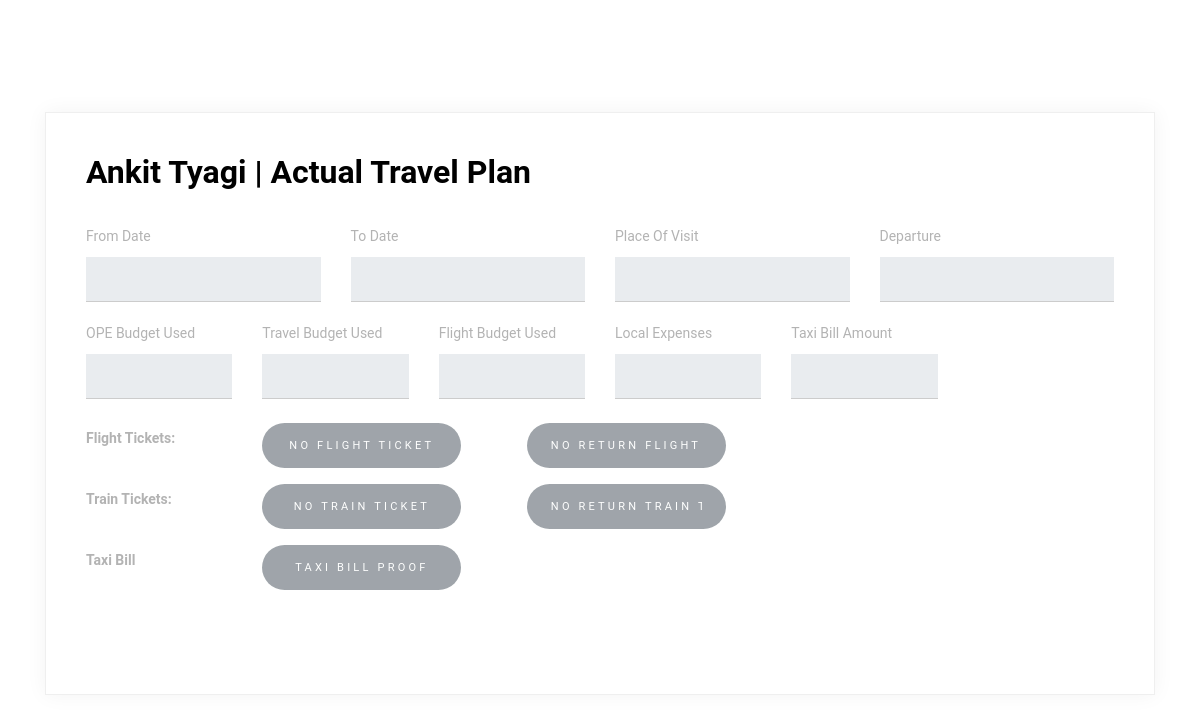
/employee/7e06c45b-a5ca-460d-8b0e-29f9c961be03/tp/545ecea7-01db-4a0d-a000-5e925ebfa8f7/ (signed in), run on an earlier commit of the app's database.
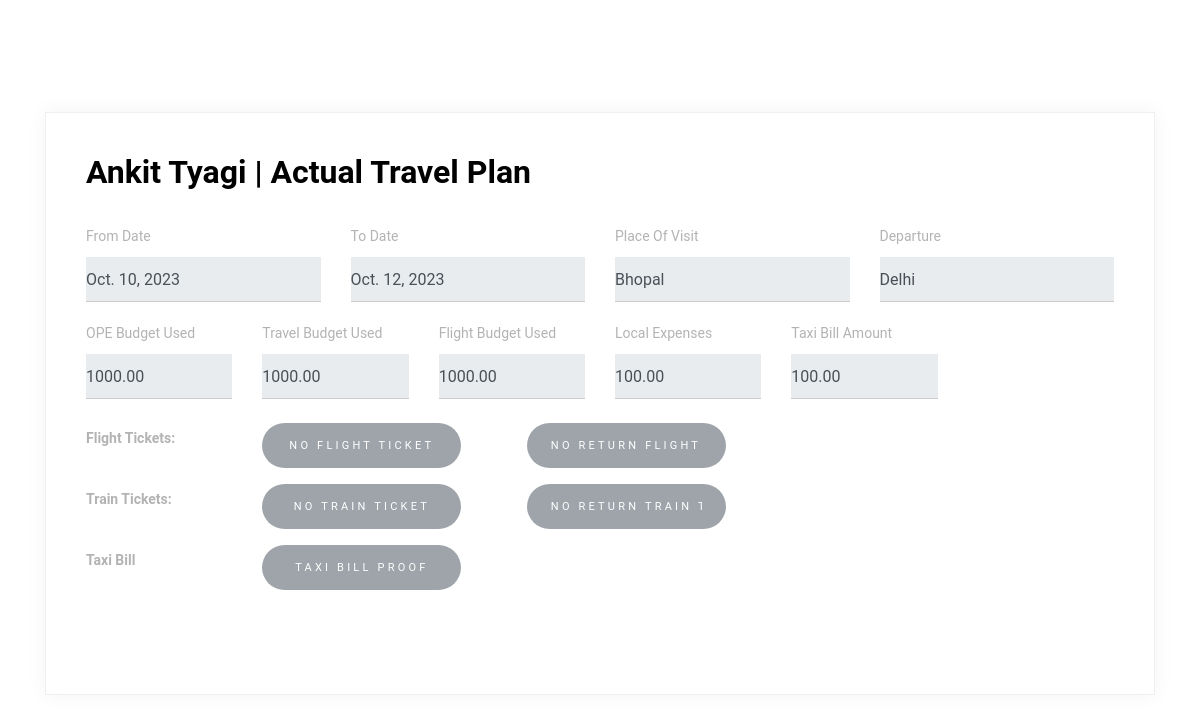
And on a later commit of the database.
### base/models.py (models this page shows, shortened)
class Employee(models.Model):
    uuid = models.UUIDField(default = uuid.uuid4,primary_key=True,editable=False)
    Emp_name = models.CharField(max_length=30)
    email = models.EmailField(max_length=50)
    contract_no = models.CharField(unique=True,max_length=15,)
    contract_start_date = models.DateField()
    contract_end_date = models.DateField()
    phone_number = models.CharField(unique=True,max_length=10)
    state = models.CharField(max_length=30)
    duty_station = models.CharField(max_length=40)

class Expense(models.Model):
    uuid = models.UUIDField(default = uuid.uuid4,primary_key=True,editable=False)
    employee = models.ForeignKey(Employee,on_delete=models.CASCADE,null = True)
    from_date = models.DateField(null = True)
    to_date = models.DateField(null = True)
    ope_budget_used = models.DecimalField(decimal_places=2,default=0,max_digits = 10)
    travel_budget_used = models.DecimalField(decimal_places=2,default=0,max_digits = 10)
    flight_budget_used = models.DecimalField(decimal_places=2,default=0,max_digits = 10)
    flight_ticket = models.FileField(upload_to=get_upload_path, blank = True)
    flight_return_ticket = models.FileField(upload_to=get_upload_path, blank = True)
    train_ticket = models.FileField(upload_to=get_upload_path, blank = True)
    train_return_ticket = models.FileField(upload_to=get_upload_path, blank = True)
    local_conveyance = models.DecimalField(decimal_places=2,default=0,max_digits = 10)
    departure = models.CharField(max_length = 30,null = True)
    place_of_visit = models.CharField(max_length = 30,null = True)
    taxi_bill = models.DecimalField(max_digits=10, decimal_places=2,default = 0)
    taxi_bill_proof = models.FileField(upload_to=get_upload_path, blank = True)

### base/views.py (the view)
# urls.py: path('employee/<str:pk1>/tp/<str:pk2>/',ViewAtp,name = "viewatp"),
@login_required(login_url='login')
def ViewAtp(request,pk1,pk2):
    try:
        emp = Employee.objects.get(uuid=pk1)
        tp = Expense.objects.get(uuid=pk2)
    except:
        tp = None
    context = {
        'tp':tp,
        'emp':emp
    }
    return render(request,'viewatp.html',context)

### base/templates/viewatp.html (shortened to what this page needs)
{% load static %}
<!doctype html>
<html lang="en">
  <head>
    <link rel="stylesheet" href="https://cdn.jsdelivr.net/npm/bootstrap@4.0.0/dist/css/bootstrap.min.css">
    <link rel="stylesheet" href="{% static 'form.css' %}">
  </head>
  <body>
    <div class="content">
        <div class="container">
          <div class="row align-items-stretch no-gutters contact-wrap">
            <div class="col-md-12">
              <div class="form h-100">
                <h3>{{emp.Emp_name}} | Actual Travel Plan</h3>
                <form class="mb-5" id="contactForm" name="contactForm">
                  <div class="row">
                    <div class="col-md-3 form-group mb-3">
                      <label for="" class="col-form-label">From Date</label>
                      <input type="text" class="form-control" name="date" id="date" value="{{tp.from_date}}" readonly>
                    </div>
                    <div class="col-md-3 form-group mb-3">
                        <label for="" class="col-form-label">To Date</label>
                        <input type="text" class="form-control" name="date" id="date" value="{{tp.to_date}}" readonly>
                      </div>
                      <div class="col-md-3 form-group mb-3">
                        <label for="" class="col-form-label">Place Of Visit</label>
                        <input type="text" class="form-control" name="date" id="date" value="{{tp.place_of_visit}}" readonly>
                      </div>
                      <div class="col-md-3 form-group mb-3">
                        <label for="" class="col-form-label">Departure</label>
                        <input type="text" class="form-control" name="date" id="date" value="{{tp.departure}}" readonly>
                      </div>
                  </div>
                  <div class="row">
                    <div class="col-md-2 form-group mb-4">
                      <label for="" class="col-form-label">OPE Budget Used</label>
                      <input type="text" class="form-control" name="date" id="date" value="{{tp.ope_budget_used}}" readonly>
                    </div>
                    <div class="col-md-2 form-group mb-4">
                        <label for="" class="col-form-label">Travel Budget Used</label>
                        <input type="text" class="form-control" name="date" id="date" value="{{tp.travel_budget_used}}" readonly>
                      </div>
                      <div class="col-md-2 form-group mb-4">
                        <label for="" class="col-form-label">Flight Budget Used</label>
                        <input type="text" class="form-control" name="date" id="date" value="{{tp.travel_budget_used}}" readonly>
                      </div>
                      <div class="col-md-2 form-group mb-4">
                        <label for="" class="col-form-label">Local Expenses</label>
                        <input type="text" class="form-control" name="date" id="date" value="{{tp.local_conveyance}}" readonly>
                      </div>
                      <div class="col-md-2 form-group mb-3">
                        <label for="" class="col-form-label">Taxi Bill Amount</label>
                        <input type="text" class="form-control" name="date" id="date" value="{{tp.taxi_bill}}" readonly>
                      </div>
                  </div>
                  <div class="row">
                    <div class="col-md-2 form-group mb-3">
                   <strong> <label for="" class="col-form-label">Flight Tickets: </label></strong>
                    </div>
                    <div class="col-md-3 form-group">
                        {% if tp.flight_ticket %}
                        <a href="{{ tp.flight_ticket.url }}">
                            <input value="Flight Ticket" class="btn btn-primary rounded-0 py-2 px-4">
                        </a>
                    {% else %}
                        <input value="No Flight Ticket" class="btn btn-secondary rounded-0 py-2 px-4" disabled>
                    {% endif %}
                    </div>
                    <div class="col-md-3 form-group">
                        {% if tp.flight_return_ticket %}
                        <a href="{{ tp.flight_return_ticket.url }}">
                            <input value="Flight Return Ticket" class="btn btn-primary rounded-0 py-2 px-4">
                        </a>
                    {% else %}
                        <input value="No Return Flight Ticket" class="btn btn-secondary rounded-0 py-2 px-4" disabled>
                    {% endif %}
                    </div>
                  </div>
                  <div class="row">
                    <div class="col-md-2 form-group mb-3">
                   <strong> <label for="" class="col-form-label">Train Tickets: </label></strong>
                    </div>
                    <div class="col-md-3 form-group">
                        {% if tp.train_ticket %}
                        <a href="{{ tp.train_ticket.url }}">
                            <input value="Train Ticket" class="btn btn-primary rounded-0 py-2 px-4">
                        </a>
                    {% else %}
                        <input value="No Train Ticket" class="btn btn-secondary rounded-0 py-2 px-4" disabled>
                    {% endif %}
                    </div>
                    <div class="col-md-3 form-group">
                        {% if tp.train_return_ticket %}
                        <a href="{{ tp.train_return_ticket.url }}">
                            <input value="Train Return Ticket" class="btn btn-primary rounded-0 py-2 px-4">
                        </a>
                    {% else %}
                        <input value="No Return Train Ticket" class="btn btn-secondary rounded-0 py-2 px-4" disabled>
                    {% endif %}
                    </div>
                  </div>
                  <div class="row">
                    <div class="col-md-2 form-group mb-3">
                   <strong> <label for="" class="col-form-label">Taxi Bill</label></strong>
                    </div>
                    <div class="col-md-3 form-group">
                        {% if tp.taxi_bill_proof %}
                        <a href="{{ tp.taxi_bill_proof.url }}">
                            <input value="Taxi Bill" class="btn btn-primary rounded-0 py-2 px-4">
                        </a>
                    {% else %}
                        <input value="Taxi Bill Proof" class="btn btn-secondary rounded-0 py-2 px-4" disabled>
                    {% endif %}
                    </div>
                    </div>
                  </div>
              </div>
            </div>
          </div>
        </div>
  </body>
</html>

### static/form.css (style rules this page uses)
body { font-family: "Roboto", sans-serif; background-color: #fff; line-height: 1.9; color: #8c8c8c; position: relative; }
h1, h2, h3, h4, h5, h6, .h1, .h2, .h3, .h4, .h5, .h6 { font-family: "Roboto", sans-serif; color: #000; }
.content { padding: 7rem 0; }
.form-control { border: none; border-bottom: 1px solid #ccc; padding-left: 0; padding-right: 0; border-radius: 0; background: none; }
.col-form-label { color: #000; font-size: 13px; }
.btn, .form-control, .custom-select { height: 45px; border-radius: 0; }
.btn { border: none; border-radius: 0; font-size: 11px; letter-spacing: .2rem; text-transform: uppercase; border-radius: 30px !important; }
.contact-wrap { -webkit-box-shadow: 0 0px 20px 0 rgba(0, 0, 0, 0.05); box-shadow: 0 0px 20px 0 rgba(0, 0, 0, 0.05); border: 1px solid #efefef; }
.contact-wrap .col-form-label { font-size: 14px; color: #b3b3b3; margin: 0 0 10px 0; display: inline-block; padding: 0; }
.contact-wrap .form, .contact-wrap .contact-info { padding: 40px; }
.contact-wrap .form { background: #fff; }
.contact-wrap .form h3 { color: #000; font-size: 2rem; font-weight: 700; margin-bottom: 30px; }

What changed in the data, as far as the page shows it:
added Expense: date "Oct. 10, 2023", date "Oct. 12, 2023", date "Bhopal", date "Delhi", date "1000.00", date "100.00"
